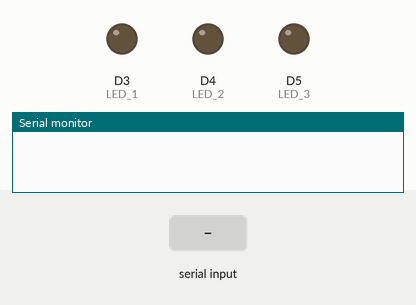
This sketch was run on a simulated ESP8266 (NodeMCU). Parts: output pins drawn as LEDs (lit = HIGH), the last lines printed to the serial monitor. The inputs (shaded band) are chosen by the test bench.

Above: at 1.2 s.
1.3 s: "1\n" received over the second serial link
At 2.5 s:
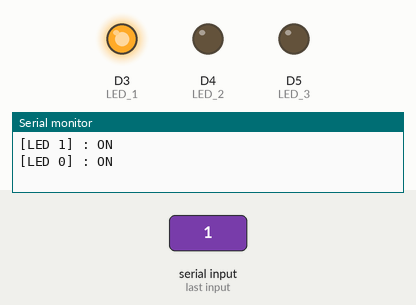
2.8 s: "2\n" received over the second serial link
At 3.8 s:
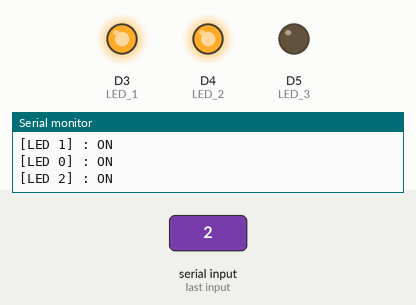
4.3 s: "3\n" received over the second serial link
At 5.0 s:
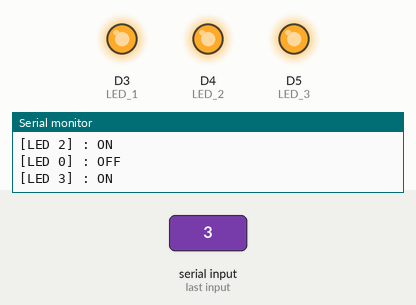
5.8 s: "1\n" received over the second serial link
At 6.1 s:
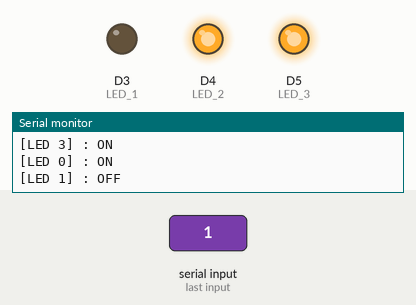
7.3 s: "2\n" received over the second serial link
At 8.4 s:
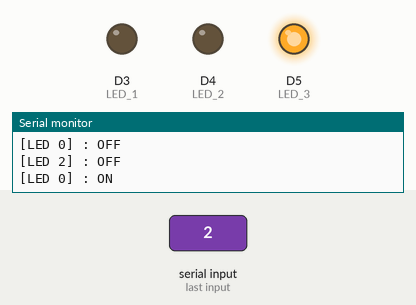
Timing chart, 0 to 9.8 s (numbered marks = the images above; inputs shaded):
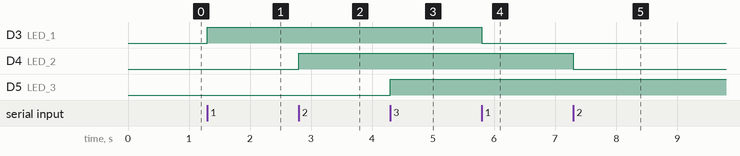

The sketch:

bt_control_led.ino
```cpp
#define TXD D6
#define RXD D7
#define LED_1 D3
#define LED_2 D4
#define LED_3 D5

#include <SoftwareSerial.h>

SoftwareSerial bt(TXD, RXD);
int led_state[3] = {0, 0, 0};

void setup() {
  bt.begin(9600);
  Serial.begin(9600);
  pinMode(LED_1, OUTPUT);
  pinMode(LED_2, OUTPUT);
  pinMode(LED_3, OUTPUT);
}

void loop() {
  if (bt.available()) {
    long num = bt.parseInt();
    if (num <= 3) {
      Serial.print("[LED ");
      Serial.print(num);
      led_state[num-1] ^= 0x01;
      Serial.print("] : ");
      Serial.println(led_state[num-1] == 0 ? "OFF" : "ON");
      switch (num) {
        case 1:
          digitalWrite(LED_1, led_state[num-1] == 0 ? LOW : HIGH);
          break;
        case 2:
          digitalWrite(LED_2, led_state[num-1] == 0 ? LOW : HIGH);
          break;
        case 3:
          digitalWrite(LED_3, led_state[num-1] == 0 ? LOW : HIGH);
          break;
      }
    }
  }
}
```

Measured:
- after the input at 1.3 s, D3 (LED_1): LOW → HIGH at once
- after the input at 2.8 s, D4 (LED_2): LOW → HIGH at once
- after the input at 4.3 s, D5 (LED_3): LOW → HIGH at once
- after the input at 5.8 s, D3 (LED_1): HIGH → LOW at once
- after the input at 7.3 s, D4 (LED_2): HIGH → LOW at once
